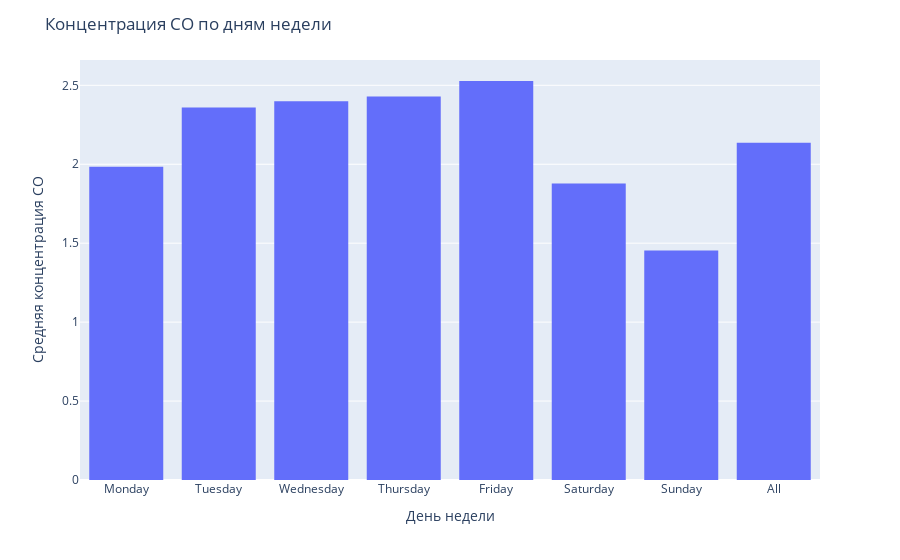

Notebook cell for this chart:
### Markdown cell above
По обоим графикам можно сказать следующее:
- Высокие концентрации CO наблюдаются в определённое время суток, что может указывать на пиковые периоды выбросов, например, в часы пик на дорогах или в результате утреннего и вечернего отопления в холодные месяцы.
- Существует сезонная зависимость уровня CO: более высокие концентрации наблюдаются в холодные месяцы, что может быть связано с увеличением использования отопления и меньшим разбавлением загрязнителей из-за метеорологических условий, таких как температурные инверсии.
- В теплые месяцы уровни CO, как правило, ниже, что может быть связано с лучшей вентиляцией атмосферы и меньшим использованием отопления.
- Есть часы, когда концентрация CO ниже вне зависимости от месяца, что может указывать на ежедневные ритмы городской активности, включая движение транспорта и промышленное производство.

### Code cell
# Создание сводной таблицы для расчета средней концентрации CO по дням недели
CO_by_day = pd.pivot_table(df,
                           index=["Weekday"],  # Группировка данных по дню недели
                           values=["CO(GT)"],  # Выбор столбца для расчета среднего значения
                           aggfunc=[np.mean],  # Применение агрегирующей функции среднего
                           fill_value=0,  # Заполнение пропущенных значений нулями
                           margins=True)  # Добавление строки с общим средним значением

# Сброс индекса для преобразования мультиуровневого индекса в столбцы
CO_by_day = CO_by_day.reset_index()
# Переименование столбцов для удобства работы с данными
CO_by_day.columns = ["Weekday", "CO(GT)"]
# Добавление столбца с числовыми значениями дней недели для последующей сортировки
CO_by_day['Weekday_num'] = [5, 1, 6, 7, 4, 2, 3, 8]  # Например, 1 для понедельника, 2 для вторника и т.д.

# Сортировка данных по числовому представлению дней недели
CO_by_day = CO_by_day.sort_values(by='Weekday_num')

# Создание гистограммы для визуализации средней концентрации CO по дням недели
fig = px.histogram(CO_by_day, x="Weekday", y="CO(GT)")

# Обновление макета графика, добавление заголовка и названий осей
fig.update_layout(
    title="Концентрация CO по дням недели",
    xaxis_title="День недели",
    yaxis_title="Средняя концентрация CO"
)

# Отображение графика
fig.show()

### Figure 1 — Plotly figure (JSON) as saved in the notebook; plotly's stock layout.template omitted (floating-point values rounded to 4 significant figures)
{"data": [{"alignmentgroup": "True", "bingroup": "x", "histfunc": "sum", "hovertemplate": "Weekday=%{x}<br>sum of CO(GT)=%{y}<extra></extra>", "legendgroup": "", "marker": {"color": "#636efa", "pattern": {"shape": ""}}, "name": "", "offsetgroup": "", "orientation": "v", "showlegend": false, "type": "histogram", "x": ["Monday", "Tuesday", "Wednesday", "Thursday", "Friday", "Saturday", "Sunday", "All"], "xaxis": "x", "y": [1.984, 2.359, 2.398, 2.43, 2.527, 1.879, 1.454, 2.136], "yaxis": "y"}], "layout": {"barmode": "relative", "legend": {"tracegroupgap": 0}, "margin": {"t": 60}, "title": {"text": "Концентрация CO по дням недели"}, "xaxis": {"anchor": "y", "domain": [0, 1], "title": {"text": "День недели"}}, "yaxis": {"anchor": "x", "domain": [0, 1], "title": {"text": "Средняя концентрация CO"}}}}
